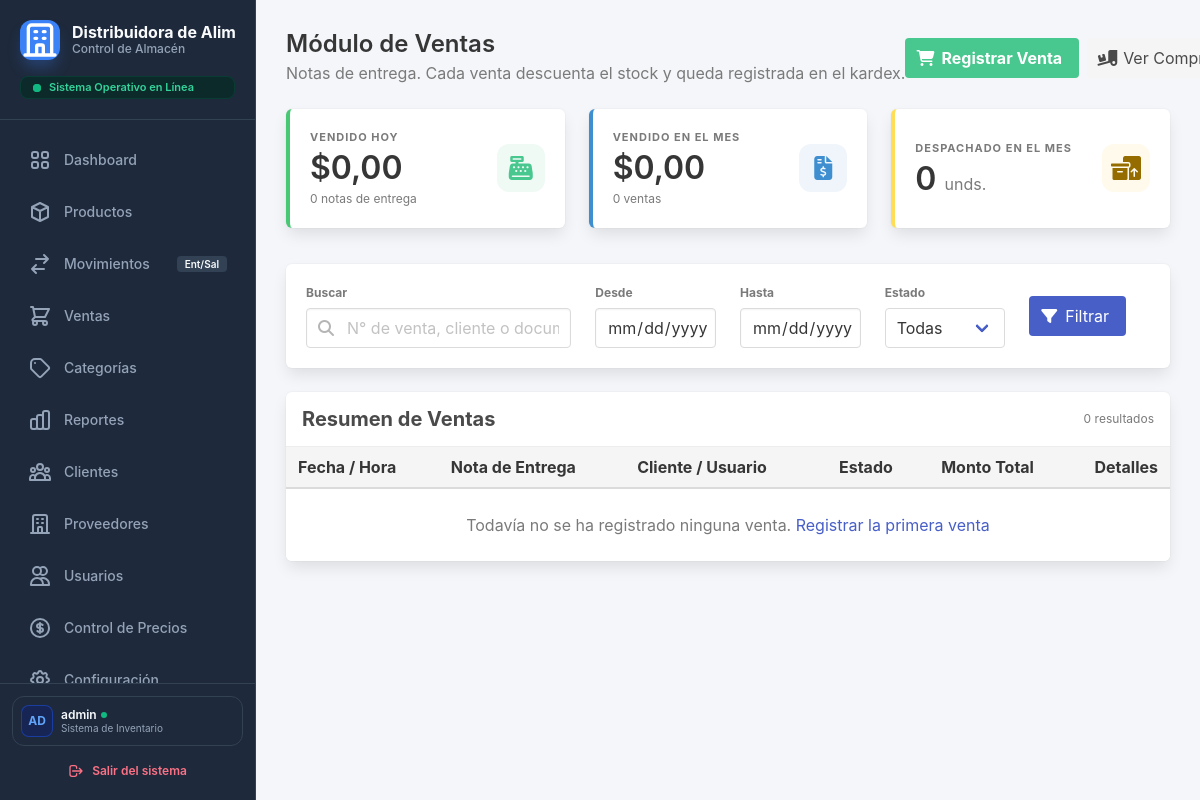
The app's page /index.php?controller=venta&action=tablaVentas (signed in), older data.
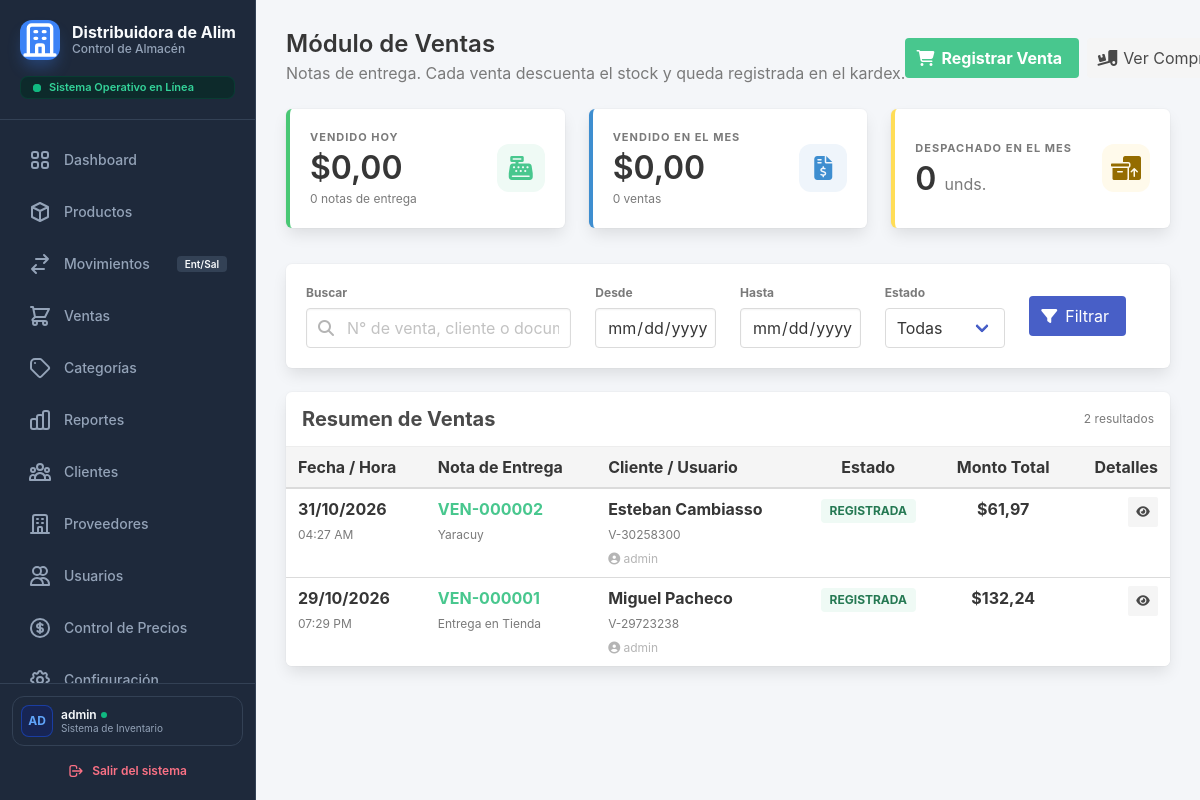
The same page, newer data.
### tables this page shows
CREATE TABLE `ventas` (
  `id_venta` int(11) NOT NULL,
  `numero_factura` varchar(20) DEFAULT NULL,
  `id_cliente` int(11) NOT NULL,
  `fecha_venta` timestamp NOT NULL DEFAULT current_timestamp(),
  `subtotal` decimal(12,2) NOT NULL,
  `monto_iva` decimal(12,2) NOT NULL,
  `total` decimal(12,2) NOT NULL,
  `tipo_pago` varchar(15) NOT NULL DEFAULT 'efectivo',
  `tasa_iva` decimal(5,2) NOT NULL,
  `observaciones` varchar(255) DEFAULT NULL,
  `estado` tinyint(1) NOT NULL DEFAULT 1 COMMENT '1 registrada, 0 anulada',
  `id_usuario` int(11) NOT NULL,
  `fecha_anulacion` datetime DEFAULT NULL,
  `id_usuario_anula` int(11) DEFAULT NULL,
  `motivo_anulacion` varchar(255) DEFAULT NULL
);

CREATE TABLE `clientes` (
  `id_cliente` int(11) NOT NULL,
  `tipo_documento` enum('V','E','J','G') NOT NULL DEFAULT 'V',
  `num_documento` varchar(20) NOT NULL,
  `nombre_razon_social` varchar(150) NOT NULL,
  `telefono` varchar(20) DEFAULT NULL,
  `email` varchar(100) DEFAULT NULL,
  `direccion` varchar(255) DEFAULT NULL,
  `estado` tinyint(1) NOT NULL DEFAULT 1,
  `creado_en` timestamp NOT NULL DEFAULT current_timestamp()
);

CREATE TABLE `usuarios` (
  `id` int(11) NOT NULL,
  `username` varchar(100) NOT NULL,
  `password_hash` varchar(255) NOT NULL,
  `last_connection` datetime DEFAULT NULL,
  `rol` varchar(10) NOT NULL,
  `is_active` tinyint(4) DEFAULT 1
);

### app/controller/VentaController.php (called while the page is built, shortened)
<?php
require_once __DIR__ . '/../helpers/seguridad.php';
require_once __DIR__ . '/../helpers/validaciones.php';
require_once __DIR__ . '/../helpers/formato.php';
require_once __DIR__ . '/../model/ventaModel.php';
class VentaController
{
    private $ventaModel;
    public function __construct()
    {
        $database = new Database();
        $pdo = $database->getConnection();
        $this->ventaModel    = new VentaModel($pdo);
    }
    public function tablaVentas(): void
    {
        $filtros = $this->leerFiltrosListado();
        $total        = $this->ventaModel->contarVentas($filtros);
        $totalPaginas = max(1, (int) ceil($total / self::FILAS_POR_PAGINA));
        $pagina       = validarEntero($_GET['pagina'] ?? null, 1, 100000) ?? 1;
        $pagina       = min($pagina, $totalPaginas);
        $ventas = $this->ventaModel->obtenerVentas(
            $filtros,
            self::FILAS_POR_PAGINA,
            ($pagina - 1) * self::FILAS_POR_PAGINA
        );
        $puedeVender = tieneRol(self::ROLES_VENDER);
        $filtrosUrl = array_filter($filtros, function ($v) {
            return $v !== null && $v !== '';
        });
        require __DIR__ . '/../views/ventas/ventas.php';
    }
    private function leerFiltrosListado(): array
    {
        $q = validarTexto($_GET['q'] ?? null, 1, 60) ?? '';
        $desdeCrudo = $_GET['desde'] ?? '';
        $hastaCrudo = $_GET['hasta'] ?? '';
        $desde = ($desdeCrudo !== '') ? validarFecha($desdeCrudo, false, 50) : null;
        $hasta = ($hastaCrudo !== '') ? validarFecha($hastaCrudo, false, 50) : null;
        $estado = validarClave($_GET['estado'] ?? null, ['1' => true, '0' => true]);
        return ['q' => $q, 'desde' => $desde, 'hasta' => $hasta, 'estado' => $estado];
    }
}

### public/index.php (called while the page is built, shortened)
<?php
require_once __DIR__ . '/../app/helpers/seguridad.php';
$controlador = $_GET['controller'] ?? 'sistema';
$accion      = $_GET['action']     ?? 'index';
$controlador = is_string($controlador) ? strtolower($controlador) : '';
$accion      = is_string($accion)      ? strtolower($accion)      : '';
$definicion = $rutas[$controlador];
$ruta       = $definicion['acciones'][$accion];
$json       = $ruta['json'];
try {
    $instancia = new $clase();
    $instancia->$accion();
} catch (Throwable $e) {
    registrarEvento('error_interno', $controlador . '/' . $accion . ': ' . $e->getMessage());
    responderError(
        500,
        MODO_DESARROLLO ? $e->getMessage() : 'Ocurrió un error interno. Inténtalo de nuevo más tarde.',
        $json
    );
}

### app/helpers/seguridad.php (called while the page is built, shortened)
<?php
function esc($valor): string
{
    return htmlspecialchars((string) ($valor ?? ''), ENT_QUOTES | ENT_SUBSTITUTE, 'UTF-8');
}
function urlAccion(string $controlador, string $accion, array $parametros = []): string
{
    return 'index.php?' . http_build_query(
        ['controller' => $controlador, 'action' => $accion] + $parametros
    );
}
function tieneRol(array $rolesPermitidos): bool
{
    $rol = $_SESSION[SESION_ROL] ?? null;
    return is_string($rol) && in_array($rol, $rolesPermitidos, true);
}
function validarEntero($valor, int $min = 1, int $max = PHP_INT_MAX): ?int
{
    if (!is_string($valor) && !is_int($valor)) {
        return null;
    }
    $resultado = filter_var($valor, FILTER_VALIDATE_INT, [
        'options' => ['min_range' => $min, 'max_range' => $max],
    ]);
    return $resultado === false ? null : $resultado;
}
function validarTexto($valor, int $min, int $max, ?string $patron = null): ?string
{
    if (!is_string($valor)) {
        return null;
    }
    $texto = trim($valor);
    return $texto;
}
function validarClave($valor, array $listaPermitida): ?string
{
    if (!is_string($valor) || !array_key_exists($valor, $listaPermitida)) {
        return null;
    }
    return $valor;
}

### app/model/ventaModel.php (called while the page is built, shortened)
<?php
require_once __DIR__ . '/../helpers/formato.php';
class VentaModel
{
    private $pdo;
    public function __construct($pdo)
    {
        $this->pdo = $pdo;
    }
    private function condiciones(array $filtros, array &$params): string
    {
        $where = [];
        $q = isset($filtros['q']) ? trim((string) $filtros['q']) : '';
        return $where ? 'WHERE ' . implode(' AND ', $where) : '';
    }
    public function obtenerVentas(array $filtros, int $limite, int $desplazamiento): array
    {
        $params = [];
        $where  = $this->condiciones($filtros, $params);
        $sql = "SELECT
                    v.id_venta,
                    v.fecha_venta,
                    v.total,
                    v.estado,
                    v.observaciones,
                    c.tipo_documento,
                    c.num_documento,
                    c.nombre_razon_social AS nombre_cliente,
                    u.username AS nombre_usuario
                FROM ventas v
                INNER JOIN clientes c ON c.id_cliente = v.id_cliente
                INNER JOIN usuarios u ON u.id = v.id_usuario
                $where
                ORDER BY v.fecha_venta DESC, v.id_venta DESC
                LIMIT :limite OFFSET :desplazamiento";
        $stmt = $this->pdo->prepare($sql);
        $stmt->bindValue(':limite', $limite, PDO::PARAM_INT);
        $stmt->bindValue(':desplazamiento', $desplazamiento, PDO::PARAM_INT);
        $stmt->execute();
        return $stmt->fetchAll(PDO::FETCH_ASSOC);
    }
    public function contarVentas(array $filtros): int
    {
        $params = [];
        $where  = $this->condiciones($filtros, $params);
        $stmt = $this->pdo->prepare(
            "SELECT COUNT(*)
               FROM ventas v
              INNER JOIN clientes c ON c.id_cliente = v.id_cliente
              $where"
        );
        $stmt->execute();
        return (int) $stmt->fetchColumn();
    }
}

### app/helpers/formato.php (called while the page is built, shortened)
<?php
function dinero($valor, int $decimales = 2): string
{
    return '$' . number_format((float) $valor, $decimales, ',', '.');
}
function formatoFecha(?string $fecha, bool $conHora = false): string
{
    $marca = strtotime($fecha);
    return date($conHora ? 'd/m/Y H:i' : 'd/m/Y', $marca);
}

### app/views/ventas/ventas.php (the view, shortened to what the changed rows need)
<?php
$hayFiltros = !empty($filtrosUrl);
?>
<!DOCTYPE html>
<html lang="es">
<head>
    <link href="https://cdnjs.cloudflare.com/ajax/libs/font-awesome/6.4.0/css/all.min.css" rel="stylesheet">
    <link href="https://cdn.jsdelivr.net/npm/bulma@0.9.4/css/bulma.min.css" rel="stylesheet">
    <link rel="stylesheet" href="assets/css/sidebar.css" />
    <link rel="stylesheet" href="assets/css/ventas.css" />
</head>
<body>
    <?php require_once __DIR__ . '/../layouts/sidebar.php'; ?>
    <main class="main-content">
        <div class="level mb-5">
            <div class="level-left">
                <div>
                    <h1 class="title is-4 mb-1">Módulo de Ventas</h1>
                </div>
            </div>
        </div>
        <div class="box p-0" style="overflow: hidden;">
            <div class="level px-4 py-3 mb-0" style="border-bottom: 1px solid #ededed;">
                <div class="level-left">
                    <h2 class="has-text-weight-bold is-size-5">Resumen de Ventas</h2>
                </div>
                <div class="level-right">
                    <span class="has-text-grey is-size-7">
                        <?= (int) $total ?> <?= $total === 1 ? 'resultado' : 'resultados' ?>
                    </span>
                </div>
            </div>
            <div class="table-container mb-0">
                <table class="table tabla-ventas is-fullwidth is-hoverable is-vcentered mb-0">
                    <thead class="has-background-white-ter">
                        <tr>
                            <th>Fecha / Hora</th>
                            <th>Nota de Entrega</th>
                            <th>Cliente / Usuario</th>
                            <th class="has-text-centered">Estado</th>
                            <th class="has-text-centered">Monto Total</th>
                            <th class="has-text-right">Detalles</th>
                        </tr>
                    </thead>
                    <tbody>
                        <?php if (!empty($ventas)): ?>
                            <?php foreach ($ventas as $venta): ?>
                                <?php
                                    $anulada    = ((int) $venta['estado'] === 0);
                                    $urlDetalle = urlAccion('venta', 'verDetalleVenta', ['id' => $venta['id_venta']]);
                                ?>
                                <tr class="<?= $anulada ? 'venta-anulada' : '' ?>">
                                    <td class="has-text-weight-bold">
                                        <?= esc(formatoFecha($venta['fecha_venta'])) ?>
                                        <br>
                                        <span class="has-text-grey is-size-7 has-text-weight-normal">
                                            <?= esc(date('h:i A', strtotime($venta['fecha_venta']))) ?>
                                        </span>
                                    </td>
                                    <td class="has-text-weight-bold">
                                        <a href="<?= esc($urlDetalle) ?>" class="has-text-success">
                                            <?= esc($venta['numero_operacion']) ?>
                                        </a>
                                        <?php if (!empty($venta['observaciones'])): ?>
                                            <br>
                                            <span class="has-text-grey is-size-7 has-text-weight-normal">
                                                <?= esc(mb_strimwidth($venta['observaciones'], 0, 40, '…', 'UTF-8')) ?>
                                            </span>
                                        <?php endif; ?>
                                    </td>
                                    <td class="has-text-weight-bold">
                                        <?= esc($venta['nombre_cliente']) ?>
                                        <br>
                                        <span class="has-text-grey is-size-7 has-text-weight-normal">
                                            <?= esc($venta['tipo_documento'] . '-' . $venta['num_documento']) ?>
                                        </span>
                                        <br>
                                        <span class="has-text-grey-light is-size-7 has-text-weight-normal">
                                            <i class="fas fa-user-circle"></i> <?= esc($venta['nombre_usuario'] ?? 'Sistema') ?>
                                        </span>
                                    </td>
                                    <td class="has-text-centered">
                                        <?php if ($anulada): ?>
                                            <span class="tag is-danger is-light has-text-weight-bold">ANULADA</span>
                                        <?php else: ?>
                                            <span class="tag is-success is-light has-text-weight-bold">REGISTRADA</span>
                                        <?php endif; ?>
                                    </td>
                                    <td class="celda-total has-text-weight-bold has-text-centered">
                                        <?= esc(dinero($venta['total'])) ?>
                                    </td>
                                    <td class="has-text-right">
                                        <a href="<?= esc($urlDetalle) ?>" class="button is-small is-light" title="Ver nota de entrega" aria-label="Ver nota de entrega <?= esc($venta['numero_operacion']) ?>">
                                            <span class="icon"><i class="fas fa-eye"></i></span>
                                        </a>
                                    </td>
                                </tr>
                            <?php endforeach; ?>
                        <?php else: ?>
                            <tr>
                                <td colspan="6" class="has-text-centered py-5 has-text-grey">
                                    <?php if ($hayFiltros): ?>
                                        No hay ventas que coincidan con los filtros.
                                        <a href="<?= esc(urlAccion('venta', 'tablaVentas')) ?>">Quitar filtros</a>
                                    <?php elseif ($puedeVender): ?>
                                        Todavía no se ha registrado ninguna venta.
                                        <a href="<?= esc(urlAccion('venta', 'crearVenta')) ?>">Registrar la primera venta</a>
                                    <?php else: ?>
                                        Todavía no se ha registrado ninguna venta.
                                    <?php endif; ?>
                                </td>
                            </tr>
                        <?php endif; ?>
                    </tbody>
                </table>
            </div>
        </div>
    </main>
</body>
</html>

Row changes from the older to the newer data that the page shows:
added ventas: fecha_venta "31/10/2026", fecha_venta "04:27 AM", numero_operacion "VEN-000002", observaciones "Yaracuy", id_cliente.nombre_razon_social "Esteban Cambiasso", id_cliente.num_documento "V-30258300", id_usuario.username "admin", estado "REGISTRADA", total "$61,97"
added ventas: fecha_venta "29/10/2026", fecha_venta "07:29 PM", numero_operacion "VEN-000001", observaciones "Entrega en Tienda", id_cliente.nombre_razon_social "Miguel Pacheco", id_cliente.num_documento "V-29723238", id_usuario.username "admin", estado "REGISTRADA", total "$132,24"
Text that changed along with them:
$total: "0" → "2"
text no longer shown: "Todavía no se ha registrado ninguna venta. Registrar la primera venta"
